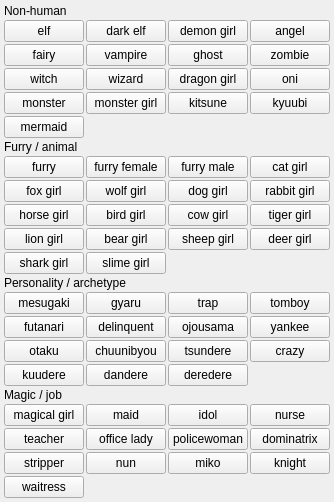
<?xml version="1.0" encoding="UTF-8"?>
<ui version="4.0">
 <class>character_type_menu</class>
 <widget class="QWidget" name="character_type_menu">
  <property name="geometry">
   <rect><x>0</x><y>0</y><width>240</width><height>400</height></rect>
  </property>
  <layout class="QGridLayout" name="grid">
   <property name="leftMargin"><number>4</number></property>
   <property name="topMargin"><number>4</number></property>
   <property name="rightMargin"><number>4</number></property>
   <property name="bottomMargin"><number>4</number></property>
   <property name="horizontalSpacing"><number>2</number></property>
   <property name="verticalSpacing"><number>2</number></property>
   <item row="0" column="0" colspan="4">
    <widget class="QLabel" name="lbl_group_0">
     <property name="type" stdset="0"><string>menuGroup</string></property>
     <property name="text"><string>Non-human</string></property>
    </widget>
   </item>
   <item row="1" column="0">
    <widget class="QPushButton" name="chk_elf">
     <property name="checkable"><bool>true</bool></property>
     <property name="text"><string>elf</string></property>
     <property name="tags" stdset="0"><string>elf</string></property>
    </widget>
   </item>
   <item row="1" column="1">
    <widget class="QPushButton" name="chk_dark_elf">
     <property name="checkable"><bool>true</bool></property>
     <property name="text"><string>dark elf</string></property>
     <property name="tags" stdset="0"><string>dark elf</string></property>
    </widget>
   </item>
   <item row="1" column="2">
    <widget class="QPushButton" name="chk_demon_girl">
     <property name="checkable"><bool>true</bool></property>
     <property name="text"><string>demon girl</string></property>
     <property name="tags" stdset="0"><string>demon girl</string></property>
    </widget>
   </item>
   <item row="1" column="3">
    <widget class="QPushButton" name="chk_angel">
     <property name="checkable"><bool>true</bool></property>
     <property name="text"><string>angel</string></property>
     <property name="tags" stdset="0"><string>angel</string></property>
    </widget>
   </item>
   <item row="2" column="0">
    <widget class="QPushButton" name="chk_fairy">
     <property name="checkable"><bool>true</bool></property>
     <property name="text"><string>fairy</string></property>
     <property name="tags" stdset="0"><string>fairy</string></property>
    </widget>
   </item>
   <item row="2" column="1">
    <widget class="QPushButton" name="chk_vampire">
     <property name="checkable"><bool>true</bool></property>
     <property name="text"><string>vampire</string></property>
     <property name="tags" stdset="0"><string>vampire</string></property>
    </widget>
   </item>
   <item row="2" column="2">
    <widget class="QPushButton" name="chk_ghost">
     <property name="checkable"><bool>true</bool></property>
     <property name="text"><string>ghost</string></property>
     <property name="tags" stdset="0"><string>ghost</string></property>
    </widget>
   </item>
   <item row="2" column="3">
    <widget class="QPushButton" name="chk_zombie">
     <property name="checkable"><bool>true</bool></property>
     <property name="text"><string>zombie</string></property>
     <property name="tags" stdset="0"><string>zombie</string></property>
    </widget>
   </item>
   <item row="3" column="0">
    <widget class="QPushButton" name="chk_witch">
     <property name="checkable"><bool>true</bool></property>
     <property name="text"><string>witch</string></property>
     <property name="tags" stdset="0"><string>witch</string></property>
    </widget>
   </item>
   <item row="3" column="1">
    <widget class="QPushButton" name="chk_wizard">
     <property name="checkable"><bool>true</bool></property>
     <property name="text"><string>wizard</string></property>
     <property name="tags" stdset="0"><string>wizard</string></property>
    </widget>
   </item>
   <item row="3" column="2">
    <widget class="QPushButton" name="chk_dragon_girl">
     <property name="checkable"><bool>true</bool></property>
     <property name="text"><string>dragon girl</string></property>
     <property name="tags" stdset="0"><string>dragon girl</string></property>
    </widget>
   </item>
   <item row="3" column="3">
    <widget class="QPushButton" name="chk_oni">
     <property name="checkable"><bool>true</bool></property>
     <property name="text"><string>oni</string></property>
     <property name="tags" stdset="0"><string>oni</string></property>
    </widget>
   </item>
   <item row="4" column="0">
    <widget class="QPushButton" name="chk_monster">
     <property name="checkable"><bool>true</bool></property>
     <property name="text"><string>monster</string></property>
     <property name="tags" stdset="0"><string>monster</string></property>
    </widget>
   </item>
   <item row="4" column="1">
    <widget class="QPushButton" name="chk_monster_girl">
     <property name="checkable"><bool>true</bool></property>
     <property name="text"><string>monster girl</string></property>
     <property name="tags" stdset="0"><string>monster girl</string></property>
    </widget>
   </item>
   <item row="4" column="2">
    <widget class="QPushButton" name="chk_kitsune">
     <property name="checkable"><bool>true</bool></property>
     <property name="text"><string>kitsune</string></property>
     <property name="tags" stdset="0"><string>kitsune</string></property>
    </widget>
   </item>
   <item row="4" column="3">
    <widget class="QPushButton" name="chk_kyuubi">
     <property name="checkable"><bool>true</bool></property>
     <property name="text"><string>kyuubi</string></property>
     <property name="tags" stdset="0"><string>kyuubi</string></property>
    </widget>
   </item>
   <item row="5" column="0">
    <widget class="QPushButton" name="chk_mermaid">
     <property name="checkable"><bool>true</bool></property>
     <property name="text"><string>mermaid</string></property>
     <property name="tags" stdset="0"><string>mermaid</string></property>
    </widget>
   </item>
   <item row="6" column="0" colspan="4">
    <widget class="QLabel" name="lbl_group_6">
     <property name="type" stdset="0"><string>menuGroup</string></property>
     <property name="text"><string>Furry / animal</string></property>
    </widget>
   </item>
   <item row="7" column="0">
    <widget class="QPushButton" name="chk_furry">
     <property name="checkable"><bool>true</bool></property>
     <property name="text"><string>furry</string></property>
     <property name="tags" stdset="0"><string>furry</string></property>
    </widget>
   </item>
   <item row="7" column="1">
    <widget class="QPushButton" name="chk_furry_female">
     <property name="checkable"><bool>true</bool></property>
     <property name="text"><string>furry female</string></property>
     <property name="tags" stdset="0"><string>furry female</string></property>
    </widget>
   </item>
   <item row="7" column="2">
    <widget class="QPushButton" name="chk_furry_male">
     <property name="checkable"><bool>true</bool></property>
     <property name="text"><string>furry male</string></property>
     <property name="tags" stdset="0"><string>furry male</string></property>
    </widget>
   </item>
   <item row="7" column="3">
    <widget class="QPushButton" name="chk_cat_girl">
     <property name="checkable"><bool>true</bool></property>
     <property name="text"><string>cat girl</string></property>
     <property name="tags" stdset="0"><string>cat girl</string></property>
    </widget>
   </item>
   <item row="8" column="0">
    <widget class="QPushButton" name="chk_fox_girl">
     <property name="checkable"><bool>true</bool></property>
     <property name="text"><string>fox girl</string></property>
     <property name="tags" stdset="0"><string>fox girl</string></property>
    </widget>
   </item>
   <item row="8" column="1">
    <widget class="QPushButton" name="chk_wolf_girl">
     <property name="checkable"><bool>true</bool></property>
     <property name="text"><string>wolf girl</string></property>
     <property name="tags" stdset="0"><string>wolf girl</string></property>
    </widget>
   </item>
   <item row="8" column="2">
    <widget class="QPushButton" name="chk_dog_girl">
     <property name="checkable"><bool>true</bool></property>
     <property name="text"><string>dog girl</string></property>
     <property name="tags" stdset="0"><string>dog girl</string></property>
    </widget>
   </item>
   <item row="8" column="3">
    <widget class="QPushButton" name="chk_rabbit_girl">
     <property name="checkable"><bool>true</bool></property>
     <property name="text"><string>rabbit girl</string></property>
     <property name="tags" stdset="0"><string>rabbit girl</string></property>
    </widget>
   </item>
   <item row="9" column="0">
    <widget class="QPushButton" name="chk_horse_girl">
     <property name="checkable"><bool>true</bool></property>
     <property name="text"><string>horse girl</string></property>
     <property name="tags" stdset="0"><string>horse girl</string></property>
    </widget>
   </item>
   <item row="9" column="1">
    <widget class="QPushButton" name="chk_bird_girl">
     <property name="checkable"><bool>true</bool></property>
     <property name="text"><string>bird girl</string></property>
     <property name="tags" stdset="0"><string>bird girl</string></property>
    </widget>
   </item>
   <item row="9" column="2">
    <widget class="QPushButton" name="chk_cow_girl">
     <property name="checkable"><bool>true</bool></property>
     <property name="text"><string>cow girl</string></property>
     <property name="tags" stdset="0"><string>cow girl</string></property>
    </widget>
   </item>
   <item row="9" column="3">
    <widget class="QPushButton" name="chk_tiger_girl">
     <property name="checkable"><bool>true</bool></property>
     <property name="text"><string>tiger girl</string></property>
     <property name="tags" stdset="0"><string>tiger girl</string></property>
    </widget>
   </item>
   <item row="10" column="0">
    <widget class="QPushButton" name="chk_lion_girl">
     <property name="checkable"><bool>true</bool></property>
     <property name="text"><string>lion girl</string></property>
     <property name="tags" stdset="0"><string>lion girl</string></property>
    </widget>
   </item>
   <item row="10" column="1">
    <widget class="QPushButton" name="chk_bear_girl">
     <property name="checkable"><bool>true</bool></property>
     <property name="text"><string>bear girl</string></property>
     <property name="tags" stdset="0"><string>bear girl</string></property>
    </widget>
   </item>
   <item row="10" column="2">
    <widget class="QPushButton" name="chk_sheep_girl">
     <property name="checkable"><bool>true</bool></property>
     <property name="text"><string>sheep girl</string></property>
     <property name="tags" stdset="0"><string>sheep girl</string></property>
    </widget>
   </item>
   <item row="10" column="3">
    <widget class="QPushButton" name="chk_deer_girl">
     <property name="checkable"><bool>true</bool></property>
     <property name="text"><string>deer girl</string></property>
     <property name="tags" stdset="0"><string>deer girl</string></property>
    </widget>
   </item>
   <item row="11" column="0">
    <widget class="QPushButton" name="chk_shark_girl">
     <property name="checkable"><bool>true</bool></property>
     <property name="text"><string>shark girl</string></property>
     <property name="tags" stdset="0"><string>shark girl</string></property>
    </widget>
   </item>
   <item row="11" column="1">
    <widget class="QPushButton" name="chk_slime_girl">
     <property name="checkable"><bool>true</bool></property>
     <property name="text"><string>slime girl</string></property>
     <property name="tags" stdset="0"><string>slime girl</string></property>
    </widget>
   </item>
   <item row="12" column="0" colspan="4">
    <widget class="QLabel" name="lbl_group_12">
     <property name="type" stdset="0"><string>menuGroup</string></property>
     <property name="text"><string>Personality / archetype</string></property>
    </widget>
   </item>
   <item row="13" column="0">
    <widget class="QPushButton" name="chk_mesugaki">
     <property name="checkable"><bool>true</bool></property>
     <property name="text"><string>mesugaki</string></property>
     <property name="tags" stdset="0"><string>mesugaki</string></property>
    </widget>
   </item>
   <item row="13" column="1">
    <widget class="QPushButton" name="chk_gyaru">
     <property name="checkable"><bool>true</bool></property>
     <property name="text"><string>gyaru</string></property>
     <property name="tags" stdset="0"><string>gyaru</string></property>
    </widget>
   </item>
   <item row="13" column="2">
    <widget class="QPushButton" name="chk_trap">
     <property name="checkable"><bool>true</bool></property>
     <property name="text"><string>trap</string></property>
     <property name="tags" stdset="0"><string>trap</string></property>
     <property name="group" stdset="0"><string>trap</string></property>
     <property name="submenu" stdset="0"><string>:/secondarymenu/trap_menu.ui</string></property>
    </widget>
   </item>
   <item row="13" column="3">
    <widget class="QPushButton" name="chk_tomboy">
     <property name="checkable"><bool>true</bool></property>
     <property name="text"><string>tomboy</string></property>
     <property name="tags" stdset="0"><string>tomboy</string></property>
    </widget>
   </item>
   <item row="14" column="0">
    <widget class="QPushButton" name="chk_futanari">
     <property name="checkable"><bool>true</bool></property>
     <property name="text"><string>futanari</string></property>
     <property name="tags" stdset="0"><string>futanari</string></property>
    </widget>
   </item>
   <item row="14" column="1">
    <widget class="QPushButton" name="chk_delinquent">
     <property name="checkable"><bool>true</bool></property>
     <property name="text"><string>delinquent</string></property>
     <property name="tags" stdset="0"><string>delinquent</string></property>
    </widget>
   </item>
   <item row="14" column="2">
    <widget class="QPushButton" name="chk_ojousama">
     <property name="checkable"><bool>true</bool></property>
     <property name="text"><string>ojousama</string></property>
     <property name="tags" stdset="0"><string>ojousama</string></property>
    </widget>
   </item>
   <item row="14" column="3">
    <widget class="QPushButton" name="chk_yankee">
     <property name="checkable"><bool>true</bool></property>
     <property name="text"><string>yankee</string></property>
     <property name="tags" stdset="0"><string>yankee</string></property>
    </widget>
   </item>
   <item row="15" column="0">
    <widget class="QPushButton" name="chk_otaku">
     <property name="checkable"><bool>true</bool></property>
     <property name="text"><string>otaku</string></property>
     <property name="tags" stdset="0"><string>otaku</string></property>
    </widget>
   </item>
   <item row="15" column="1">
    <widget class="QPushButton" name="chk_chuunibyou">
     <property name="checkable"><bool>true</bool></property>
     <property name="text"><string>chuunibyou</string></property>
     <property name="tags" stdset="0"><string>chuunibyou</string></property>
    </widget>
   </item>
   <item row="15" column="2">
    <widget class="QPushButton" name="chk_tsundere">
     <property name="checkable"><bool>true</bool></property>
     <property name="text"><string>tsundere</string></property>
     <property name="tags" stdset="0"><string>tsundere</string></property>
    </widget>
   </item>
   <item row="15" column="3">
    <widget class="QPushButton" name="chk_crazy">
     <property name="checkable"><bool>true</bool></property>
     <property name="text"><string>crazy</string></property>
     <property name="tags" stdset="0"><string>crazy</string></property>
    </widget>
   </item>
   <item row="16" column="0">
    <widget class="QPushButton" name="chk_kuudere">
     <property name="checkable"><bool>true</bool></property>
     <property name="text"><string>kuudere</string></property>
     <property name="tags" stdset="0"><string>kuudere</string></property>
    </widget>
   </item>
   <item row="16" column="1">
    <widget class="QPushButton" name="chk_dandere">
     <property name="checkable"><bool>true</bool></property>
     <property name="text"><string>dandere</string></property>
     <property name="tags" stdset="0"><string>dandere</string></property>
    </widget>
   </item>
   <item row="16" column="2">
    <widget class="QPushButton" name="chk_deredere">
     <property name="checkable"><bool>true</bool></property>
     <property name="text"><string>deredere</string></property>
     <property name="tags" stdset="0"><string>deredere</string></property>
    </widget>
   </item>
   <item row="17" column="0" colspan="4">
    <widget class="QLabel" name="lbl_group_17">
     <property name="type" stdset="0"><string>menuGroup</string></property>
     <property name="text"><string>Magic / job</string></property>
    </widget>
   </item>
   <item row="18" column="0">
    <widget class="QPushButton" name="chk_magical_girl">
     <property name="checkable"><bool>true</bool></property>
     <property name="text"><string>magical girl</string></property>
     <property name="tags" stdset="0"><string>magical girl</string></property>
    </widget>
   </item>
   <item row="18" column="1">
    <widget class="QPushButton" name="chk_maid">
     <property name="checkable"><bool>true</bool></property>
     <property name="text"><string>maid</string></property>
     <property name="tags" stdset="0"><string>maid</string></property>
    </widget>
   </item>
   <item row="18" column="2">
    <widget class="QPushButton" name="chk_idol">
     <property name="checkable"><bool>true</bool></property>
     <property name="text"><string>idol</string></property>
     <property name="tags" stdset="0"><string>idol</string></property>
    </widget>
   </item>
   <item row="18" column="3">
    <widget class="QPushButton" name="chk_nurse">
     <property name="checkable"><bool>true</bool></property>
     <property name="text"><string>nurse</string></property>
     <property name="tags" stdset="0"><string>nurse</string></property>
    </widget>
   </item>
   <item row="19" column="0">
    <widget class="QPushButton" name="chk_teacher">
     <property name="checkable"><bool>true</bool></property>
     <property name="text"><string>teacher</string></property>
     <property name="tags" stdset="0"><string>teacher</string></property>
    </widget>
   </item>
   <item row="19" column="1">
    <widget class="QPushButton" name="chk_office_lady">
     <property name="checkable"><bool>true</bool></property>
     <property name="text"><string>office lady</string></property>
     <property name="tags" stdset="0"><string>office lady</string></property>
    </widget>
   </item>
   <item row="19" column="2">
    <widget class="QPushButton" name="chk_policewoman">
     <property name="checkable"><bool>true</bool></property>
     <property name="text"><string>policewoman</string></property>
     <property name="tags" stdset="0"><string>policewoman</string></property>
    </widget>
   </item>
   <item row="19" column="3">
    <widget class="QPushButton" name="chk_dominatrix">
     <property name="checkable"><bool>true</bool></property>
     <property name="text"><string>dominatrix</string></property>
     <property name="tags" stdset="0"><string>dominatrix</string></property>
    </widget>
   </item>
   <item row="20" column="0">
    <widget class="QPushButton" name="chk_stripper">
     <property name="checkable"><bool>true</bool></property>
     <property name="text"><string>stripper</string></property>
     <property name="tags" stdset="0"><string>stripper</string></property>
    </widget>
   </item>
   <item row="20" column="1">
    <widget class="QPushButton" name="chk_nun">
     <property name="checkable"><bool>true</bool></property>
     <property name="text"><string>nun</string></property>
     <property name="tags" stdset="0"><string>nun</string></property>
    </widget>
   </item>
   <item row="20" column="2">
    <widget class="QPushButton" name="chk_miko">
     <property name="checkable"><bool>true</bool></property>
     <property name="text"><string>miko</string></property>
     <property name="tags" stdset="0"><string>miko</string></property>
    </widget>
   </item>
   <item row="20" column="3">
    <widget class="QPushButton" name="chk_knight">
     <property name="checkable"><bool>true</bool></property>
     <property name="text"><string>knight</string></property>
     <property name="tags" stdset="0"><string>knight</string></property>
    </widget>
   </item>
   <item row="21" column="0">
    <widget class="QPushButton" name="chk_waitress">
     <property name="checkable"><bool>true</bool></property>
     <property name="text"><string>waitress</string></property>
     <property name="tags" stdset="0"><string>waitress</string></property>
    </widget>
   </item>
  </layout>
 </widget>
 <resources/>
 <connections/>
</ui>
